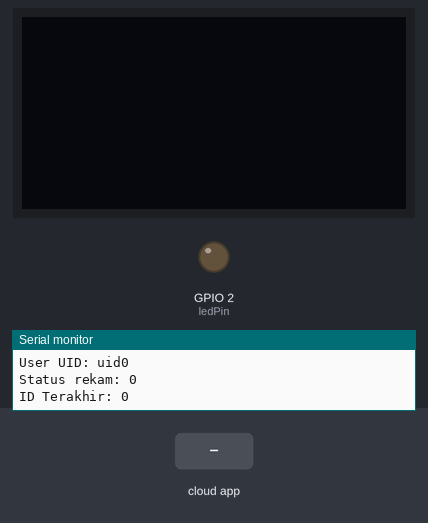
The sketch below on a simulated ESP32. Shown: 128×64 one-colour display, output pins drawn as LEDs (lit = HIGH), the last lines printed to the serial monitor. Inputs (shaded band) come from the test bench. WiFi joins after 1.5 s; servers stay silent unless stated; the local clock reads 2024-03-15 10:24:30 at power-on unless the sketch sets it; the Firebase database answers and starts empty.

Above: at 3.7 s.
3.8 s: the phone or cloud app sets statusrekam to 1
At 6.2 s:
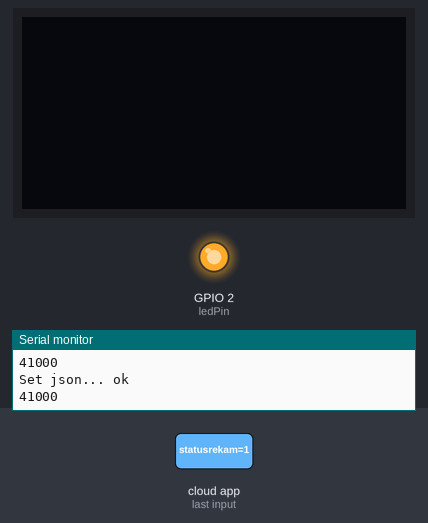
7.2 s: the phone or cloud app sets statusrekam to 0
At 9.6 s:
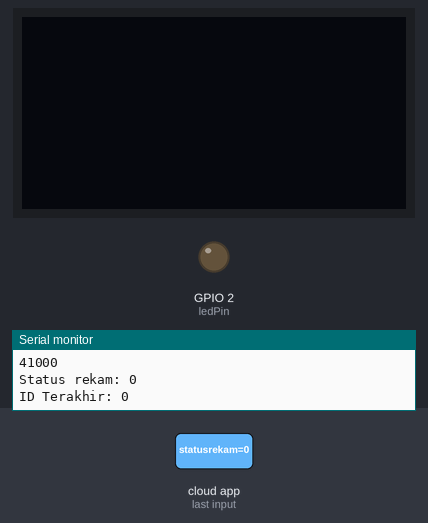
Timing chart, 0 to 11.1 s (numbered marks = the images above; inputs shaded):
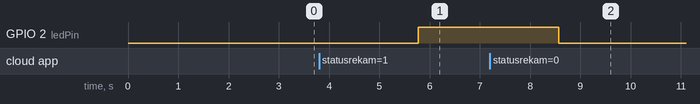

The sketch:

Firebase_Connect_ARDUINO.ino
```cpp
#include <Arduino.h>
#include <WiFi.h>
#include <Firebase_ESP_Client.h>
#include "time.h"
#include <Wire.h>
#include "MAX30105.h"
#include "spo2_algorithm.h"
#include "SSD1306Wire.h" // Library SSD1306


// Provide the token generation process info.
#include "addons/TokenHelper.h"
// Provide the RTDB payload printing info and other helper functions.
#include "addons/RTDBHelper.h"

// Informasi Wi-Fi
#define WIFI_SSID "server" //Nama Wifi
#define WIFI_PASSWORD "jeris6467" //Password Wifi

// Informasi Firebase
#define API_KEY "AIzaSyA-GgbbQkIOWRJ2nYgGkYTq8EaN4h1R2HQ"
#define DATABASE_URL "https://edgebeat-indobot7-default-rtdb.asia-southeast1.firebasedatabase.app/"
#define USER_EMAIL "untukalat@gmail.com"
#define USER_PASSWORD "alat12345"

#define SCREEN_WIDTH 128 // Lebar OLED
#define SCREEN_HEIGHT 64 // Tinggi OLED
#define OLED_RESET    -1 // Reset pin (gunakan -1 jika tidak ada)

MAX30105 particleSensor;
SSD1306Wire display(0x3c, 2, 3); // Initialize OLED display (I2C address, SDA, SCL)

uint32_t irBuffer[100];   // Data sensor LED inframerah
uint32_t redBuffer[100];  // Data sensor LED merah

int32_t bufferLength;     // Panjang data
int32_t spo2;             // Nilai SPO2
int8_t validSPO2;         // Validitas perhitungan SPO2
int32_t heartRate;        // Nilai detak jantung
int8_t validHeartRate;    // Validitas perhitungan detak jantung
uint calibratedTemperature;

const uint8_t heart_icon[] = {
  0b01110000, 0b00001110, // Row 1
  0b11111000, 0b00011111, // Row 2
  0b11111100, 0b00111111, // Row 3
  0b11111110, 0b01111111, // Row 4
  0b11111110, 0b01111111, // Row 5
  0b11111110, 0b01111111, // Row 6
  0b11111100, 0b00111111, // Row 7
  0b11111000, 0b00011111, // Row 8
  0b11110000, 0b00001111, // Row 9
  0b11100000, 0b00000111, // Row 10
  0b11000000, 0b00000011, // Row 11
  0b10000000, 0b00000001, // Row 12
  0b00000000, 0b00000000, // Row 13
  0b00000000, 0b00000000, // Row 14
  0b00000000, 0b00000000, // Row 15
  0b00000000, 0b00000000  // Row 16

};

// Objek Firebase
FirebaseData fbdo;
FirebaseAuth auth;
FirebaseConfig config;
FirebaseJson json;

// UID pengguna dan jalur database
String uid;
String databasePath;
String parentPath;

String documentPath = "pendaftaran";
unsigned int ledPin = 2;
int timestamp;
int status;
int id;

// Jalur data anak
String heartbeatPath = "/heartbeat";
String spoPath = "/spo";
String suhuTubuhPath = "/suhu_tubuh";
String timePath = "/timestamp";

// Variabel waktu
const char* ntpServer = "pool.ntp.org";
unsigned long sendDataPrevMillis = 0;
unsigned long timerDelay = 2500; // Kirim data setiap 60 detik

// Inisialisasi Wi-Fi
void initWiFi() {
  WiFi.begin(WIFI_SSID, WIFI_PASSWORD);
  Serial.print("Menghubungkan ke WiFi");
  while (WiFi.status() != WL_CONNECTED) {
    Serial.print(".");
    delay(1000);
  }
  Serial.println("\nWiFi terhubung: " + WiFi.localIP().toString());
}

// Function that gets current epoch time
unsigned long getTime() {
  time_t now;
  struct tm timeinfo;
  if (!getLocalTime(&timeinfo)) {
    //Serial.println("Failed to obtain time");
    return (0);
  }
  time(&now);
  return now;
}

void initSensor() {
  Wire.begin(2, 3); // Inisialisasi I2C dengan pin SDA=2, SCL=3
  delay(500);

  // Initialize OLED display
  display.init();
  display.setFont(ArialMT_Plain_16);
  display.flipScreenVertically(); // Rotate display 180 degrees

  // Initialize MAX30105 sensor
  if (!particleSensor.begin(Wire, I2C_SPEED_FAST)) {
    Serial.println(F("MAX30102 tidak ditemukan"));
    while (1);
  }

  // Sensor configuration
  particleSensor.setup(60, 4, 2, 100, 411, 4096); // LED pulse width, sample rate, LED current
}

void getData() {
    // Read temperature and calibrate
  float temperature = particleSensor.readTemperature();
  calibratedTemperature = temperature - 5;

  // Collect heart rate and SpO2 data
  bufferLength = 100; // Data length for calculation
  for (byte i = 0; i < bufferLength; i++) {
    while (particleSensor.available() == false) {
      particleSensor.check();
    }
    redBuffer[i] = particleSensor.getRed();
    irBuffer[i] = particleSensor.getIR();
    particleSensor.nextSample();
  }

  // Calculate heart rate and SpO2
  maxim_heart_rate_and_oxygen_saturation(irBuffer, bufferLength, redBuffer, &spo2, &validSPO2, &heartRate, &validHeartRate);

  // Display data on OLED
  display.clear();

  // Display the heart icon at (0,0)
  display.drawXbm(0, 0, 16, 16, (const char*)heart_icon); // Cast to const char*

  // Display heart rate next to the heart icon
  display.drawString(20, 0, String(heartRate) + " bpm");

  // Display SpO2 and calibrated temperature
  display.drawString(0, 20, "SpO2: " + String(spo2) + "%");
  display.drawString(0, 40, "Temp: " + String(calibratedTemperature, 1) + " C");

  display.display();
}

// Konfigurasi Firebase
void FirebaseSetup() {
  configTime(0, 0, ntpServer); //NTP Server
  // Assign the api key (required)
  config.api_key = API_KEY;
  // Assign the user sign in credentials
  auth.user.email = USER_EMAIL;
  auth.user.password = USER_PASSWORD;
  // Assign the RTDB URL (required)
  config.database_url = DATABASE_URL;
  Firebase.reconnectWiFi(true);
  fbdo.setResponseSize(4096);
  // Assign the callback function for the long running token generation task */
  config.token_status_callback = tokenStatusCallback; //see addons/TokenHelper.h

  // Assign the maximum retry of token generation
  config.max_token_generation_retry = 5;

  // Initialize the library with the Firebase authen and config
  Firebase.begin(&config, &auth);

  // Getting the user UID might take a few seconds
  Serial.println("Getting User UID");
  while ((auth.token.uid) == "") {
    Serial.print('.');
    delay(1000);
  }
  // Print user UID
  String uid = auth.token.uid.c_str();
  Serial.print("User UID: "); Serial.println(uid);
}

void ReadLatestID() {
  String idPath = "/id";
  if (Firebase.RTDB.getInt(&fbdo, idPath.c_str())) {
    id = fbdo.intData();
    Serial.print("ID Terakhir: ");
    Serial.println(id);
  } else {
    Serial.print("Gagal mendapatkan ID Terakhir: ");
    Serial.println(fbdo.errorReason());
  }
}

void SendRekamanFirebase() {
    // Update database path
    databasePath = "/rekaman";
    timestamp = getTime();
    int espheapram = ESP.getFreeHeap();
    Serial.println (timestamp);
    Serial.println (espheapram);

    // Dapatkan pembacaan data acak
    unsigned long timestamp = getTime();

    parentPath= databasePath + "/" + id + "/" + String(timestamp);

    json.set(heartbeatPath.c_str(), String(heartRate));
    json.set(spoPath.c_str(), String(spo2));
    json.set(suhuTubuhPath.c_str(), String(calibratedTemperature));
    json.set(timePath.c_str(), String(timestamp));

    Serial.printf("Set json... %s\n",
    Firebase.RTDB.setJSON(&fbdo, parentPath.c_str(), &json) ? "ok" : fbdo.errorReason().c_str());

    Serial.println(ESP.getFreeHeap());
}

void ReadStatusFirebase() {
  String statusPath = "/statusrekam";
  if (Firebase.RTDB.getInt(&fbdo, statusPath.c_str())) {
    status = fbdo.intData();
    Serial.print("Status rekam: ");
    Serial.println(status);
  } else {
    Serial.print("Gagal mendapatkan status rekam: ");
    Serial.println(fbdo.errorReason());
  }
}

void setup() {
  Serial.begin(115200);
  pinMode(ledPin, OUTPUT);
  initSensor();
  initWiFi();
  FirebaseSetup();
}

void loop() {
  // Kirim data setiap interval tertentu
  if (Firebase.ready() && (millis() - sendDataPrevMillis > timerDelay || sendDataPrevMillis == 0)) {
    ReadStatusFirebase();
    ReadLatestID();
    if (status == 1) {
    SendRekamanFirebase();
    }
    digitalWrite(ledPin, status);
    sendDataPrevMillis = millis();
  }
}
```

Measured:
- after the input at 3.8 s, GPIO 2 (ledPin): LOW → HIGH after 2.0 s
- after the input at 7.2 s, GPIO 2 (ledPin): HIGH → LOW after 1.4 s
